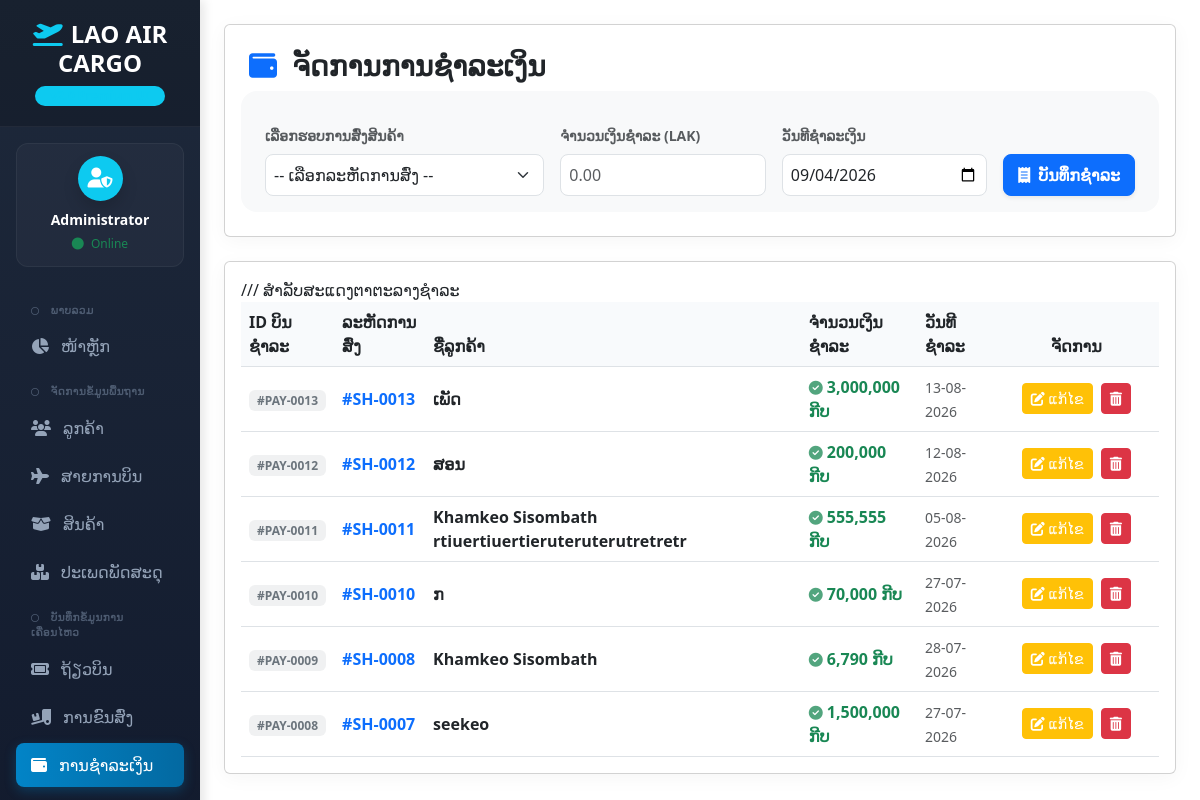
The app's page /payment.php with its own data.
### tables this page shows
CREATE TABLE `payment` (
  `payment_id` int(11) NOT NULL,
  `shipment_id` int(11) DEFAULT NULL,
  `amount` decimal(10,2) DEFAULT NULL,
  `payment_date` date DEFAULT NULL
);

CREATE TABLE `customer` (
  `customer_id` int(11) NOT NULL,
  `customer_name` varchar(50) NOT NULL,
  `phone` varchar(20) DEFAULT NULL,
  `email` varchar(50) DEFAULT NULL,
  `address` varchar(100) DEFAULT NULL
);

### payment.php (the view, shortened to what this page needs)
<?php
include 'db.php';
?>
<!DOCTYPE html>
<html lang="lo">
<head>
    <link href="https://cdn.jsdelivr.net/npm/bootstrap@5.3.0/dist/css/bootstrap.min.css" rel="stylesheet">
    <link href="https://cdnjs.cloudflare.com/ajax/libs/font-awesome/6.4.0/css/all.min.css" rel="stylesheet">
</head>
<body>
<div class="container-fluid">
    <div class="row">
        <?php include 'navbar.php'; ?>
        <main class="col-md-9 ms-sm-auto col-lg-10 main-content py-4 px-md-4">
            <div class="card p-4 mb-4 bg-white">
                <h3 class="fw-bold text-dark mb-4">
                    <i class="fa-solid fa-wallet text-primary me-2"></i> ຈັດການການຊຳລະເງິນ
                </h3>
                <form method="POST" class="row g-3 p-3 bg-light rounded-4">
                    <div class="col-md-4">
                        <label class="form-label small text-muted fw-semibold">ເລືອກຮອບການສົ່ງສິນຄ້າ</label>
                        <select name="shipment_id" class="form-select p-2 rounded-3" required>
                            <option value="">-- ເລືອກລະຫັດການສົ່ງ --</option>
                        </select>
                    </div>
                    <div class="col-md-3">
                        <label class="form-label small text-muted fw-semibold">ຈຳນວນເງິນຊຳລະ (LAK)</label>
                        <input type="number" step="0.01" name="amount" class="form-control p-2 rounded-3" placeholder="0.00" required>
                    </div>
                    <div class="col-md-3">
                        <label class="form-label small text-muted fw-semibold">ວັນທີຊຳລະເງິນ</label>
                        <input type="date" name="payment_date" class="form-control p-2 rounded-3" value="<?php echo date('Y-m-d'); ?>" required>
                    </div>
                    <div class="col-md-2 d-flex align-items-end">
                        <button type="submit" name="add" class="btn btn-primary p-2 w-100 rounded-3 shadow-sm fw-semibold">
                            <i class="fa-solid fa-receipt me-1"></i> ບັນທຶກຊຳລະ
                        </button>
                    </div>
                </form>
            </div>
            <div class="card p-3 bg-white">
                <div class="table-responsive">
                    <table class="table align-middle table-hover mb-0">
                        <thead>
                            <tr>
                                <th width="10%">ID ບິນຊຳລະ</th>
                                <th>ລະຫັດການສົ່ງ</th>
                                <th>ຊື່ລູກຄ້າ</th>
                                <th>ຈຳນວນເງິນຊຳລະ</th>
                                <th>ວັນທີຊຳລະ</th>
                                <th class="text-center" width="18%">ຈັດການ</th>
                            </tr>
                        </thead>
                        <tbody>
                            <?php
                            $sql = "SELECT p.*, s.customer_id, c.customer_name
                                    FROM payment p
                                    JOIN shipment s ON p.shipment_id = s.shipment_id
                                    JOIN customer c ON s.customer_id = c.customer_id
                                    ORDER BY p.payment_id DESC";
                            $res = mysqli_query($conn, $sql);
                            while($row = mysqli_fetch_assoc($res)) {
                                $jsonData = json_encode($row, JSON_HEX_APOS | JSON_HEX_QUOT | JSON_UNESCAPED_UNICODE);
                                echo "<tr>
                                    <td><span class='badge bg-secondary bg-opacity-10 text-secondary px-2 py-1.5 rounded'>#PAY-" . str_pad($row['payment_id'], 4, "0", STR_PAD_LEFT) . "</span></td>
                                    <td class='fw-bold text-primary'>#SH-" . str_pad($row['shipment_id'], 4, "0", STR_PAD_LEFT) . "</td>
                                    <td class='fw-semibold text-dark'>{$row['customer_name']}</td>
                                    <td class='text-success fw-bold'><i class='fa-solid fa-circle-check me-1 small opacity-75'></i>" . number_format($row['amount'], 0) . " ກີບ</td>
                                    <td><span class='text-muted small'>" . date('d-m-Y', strtotime($row['payment_date'])) . "</span></td>
                                    <td class='text-center'>
                                        <button type='button' class='btn btn-warning btn-sm btn-action text-white me-1' onclick='editPayment({$jsonData})'>
                                            <i class='fa-solid fa-pen-to-square'></i> ແກ້ໄຂ
                                        </button>
                                        <a href='payment.php?delete={$row['payment_id']}' class='btn btn-danger btn-sm btn-action' onclick='return confirm(\"ຢືນຢັນການລຶບປະຫວັດການຊຳລະເງິນນີ້?\")'>
                                            <i class='fa-solid fa-trash-can'></i>
                                        </a>
                                    </td>
                                </tr>";
                            }
                            ?>
                        </tbody>
                    </table>
                </div>
            </div>
        </main>
    </div>
</div>
</body>
</html>

### payment.php (style rules this page uses)
body { font-family: 'Noto Sans Lao', 'Phetsarath OT', sans-serif; background-color: #f4f6f9; }
.card { border: none; border-radius: 16px; box-shadow: 0 4px 20px rgba(0,0,0,0.04) !important; }
.form-control, .form-select { border: 1px solid #e2e8f0; background-color: #ffffff; transition: all 0.2s ease; }
.table th { font-weight: 600; background-color: #f8fafc !important; color: #475569; }
.btn-action { padding: 6px 12px; border-radius: 8px; font-weight: 500; }

### navbar.php (style rules this page uses)
body { font-family: 'Noto Sans Lao', sans-serif; background-color: #f4f6f9; }
.main-content { margin-left: 16.66667%; padding: 30px; }

### records on screen
payment: payment_id "0013", shipment "0013", customer.customer_name "ເພັດ", amount "3,000,000", payment_date "13-08-2026"
payment: payment_id "0012", shipment "0012", customer.customer_name "ສອນ", amount "200,000", payment_date "12-08-2026"
payment: payment_id "0011", shipment "0011", customer.customer_name "Khamkeo Sisombath rtiuertiuertieruteruterutretretr", amount "555,555", payment_date "05-08-2026"
payment: payment_id "0010", shipment "0010", customer.customer_name "ກ", amount "70,000", payment_date "27-07-2026"
payment: payment_id "0009", shipment "0008", customer.customer_name "Khamkeo Sisombath", amount "6,790", payment_date "28-07-2026"
payment: payment_id "0008", shipment "0007", customer.customer_name "seekeo", amount "1,500,000", payment_date "27-07-2026"

### other values on screen
$_SESSION['username'] "Administrator"
$group_title "ພາບລວມ"
$data[0] "ໜ້າຫຼັກ"
$group_title "ຈັດການຂໍ້ມູນພື້ນຖານ"
$data[0] "ລູກຄ້າ"
$data[0] "ສາຍການບິນ"
$data[0] "ສິນຄ້າ"
$data[0] "ປະເພດພັດສະດຸ"
$group_title "ບັນທຶກຂໍ້ມູນການເຄື່ອນໄຫວ"
$data[0] "ຖ້ຽວບິນ"
$data[0] "ການຂົນສົ່ງ"
$data[0] "ການຊຳລະເງິນ"
